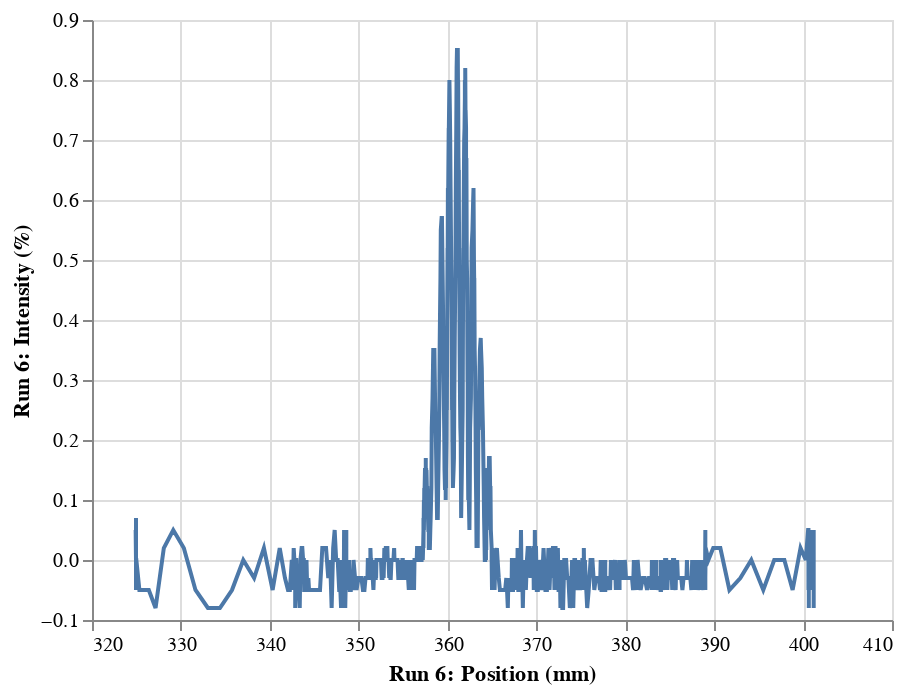

The notebook cell saved with this chart:
### Code cell
alt.Chart(df).mark_line().encode(
    x='Run 6: Position (mm)' ,
    y='Run 6: Intensity (%)'
)

### Figure 1 — Vega-Lite specification as saved in the notebook (floating-point values rounded to 4 significant figures; data arrays with more than 128 entries replaced by an {"elided": "..."} marker saying what was removed)
{"config": {"view": {"continuousWidth": 400, "continuousHeight": 300}}, "data": {"name": "data-20a6ebde2c1f07eb6420ba72d0b78792"}, "mark": "line", "encoding": {"x": {"type": "quantitative", "field": "Run 6: Position (mm)"}, "y": {"type": "quantitative", "field": "Run 6: Intensity (%)"}}, "$schema": "https://vega.github.io/schema/vega-lite/v4.8.1.json", "datasets": {"data-20a6ebde2c1f07eb6420ba72d0b78792": {"elided": "1501 records"}}}
